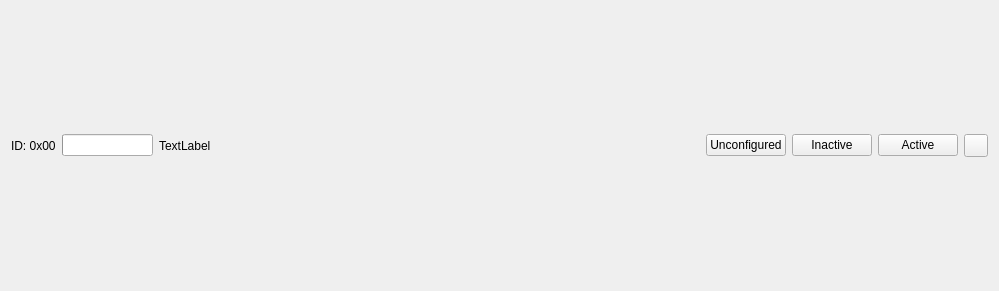
<?xml version="1.0" encoding="UTF-8"?>
<ui version="4.0">
 <class>Padflie</class>
 <widget class="QWidget" name="Padflie">
  <property name="geometry">
   <rect>
    <x>0</x>
    <y>0</y>
    <width>999</width>
    <height>291</height>
   </rect>
  </property>
  <property name="sizePolicy">
   <sizepolicy hsizetype="Minimum" vsizetype="Preferred">
    <horstretch>0</horstretch>
    <verstretch>0</verstretch>
   </sizepolicy>
  </property>
  <property name="mouseTracking">
   <bool>false</bool>
  </property>
  <layout class="QHBoxLayout" name="horizontalLayout">
   <property name="sizeConstraint">
    <enum>QLayout::SetDefaultConstraint</enum>
   </property>
   <property name="topMargin">
    <number>0</number>
   </property>
   <property name="bottomMargin">
    <number>0</number>
   </property>
   <item>
    <widget class="QLabel" name="label_id">
     <property name="sizePolicy">
      <sizepolicy hsizetype="Minimum" vsizetype="Preferred">
       <horstretch>0</horstretch>
       <verstretch>0</verstretch>
      </sizepolicy>
     </property>
     <property name="text">
      <string>ID: 0x00</string>
     </property>
    </widget>
   </item>
   <item>
    <widget class="QProgressBar" name="battery_progress">
     <property name="sizePolicy">
      <sizepolicy hsizetype="Maximum" vsizetype="Fixed">
       <horstretch>0</horstretch>
       <verstretch>0</verstretch>
      </sizepolicy>
     </property>
     <property name="maximumSize">
      <size>
       <width>200</width>
       <height>16777215</height>
      </size>
     </property>
     <property name="minimum">
      <number>0</number>
     </property>
     <property name="maximum">
      <number>100</number>
     </property>
     <property name="value">
      <number>0</number>
     </property>
     <property name="textVisible">
      <bool>false</bool>
     </property>
    </widget>
   </item>
   <item>
    <widget class="QLabel" name="label">
     <property name="cursor">
      <cursorShape>ArrowCursor</cursorShape>
     </property>
     <property name="text">
      <string>TextLabel</string>
     </property>
     <property name="toolTip">
      <string>Availability status</string>
     </property>
    </widget>
   </item>
   <item>
    <spacer name="horizontalSpacer_2">
     <property name="orientation">
      <enum>Qt::Horizontal</enum>
     </property>
     <property name="sizeHint" stdset="0">
      <size>
       <width>40</width>
       <height>20</height>
      </size>
     </property>
    </spacer>
   </item>
   <item>
    <widget class="QPushButton" name="unconfigured_button">
     <property name="text">
      <string>Unconfigured</string>
     </property>
    </widget>
   </item>
   <item>
    <widget class="QPushButton" name="inactive_button">
     <property name="text">
      <string>Inactive</string>
     </property>
    </widget>
   </item>
   <item>
    <widget class="QPushButton" name="active_button">
     <property name="text">
      <string>Active</string>
     </property>
    </widget>
   </item>
   <item>
    <widget class="QToolButton" name="flight_control_modal">
     <property name="text">
      <string/>
     </property>
     <property name="icon">
      <iconset theme="input-gaming">
       <normaloff>.</normaloff>.</iconset>
     </property>
    </widget>
   </item>
  </layout>
 </widget>
 <resources/>
 <connections/>
</ui>
